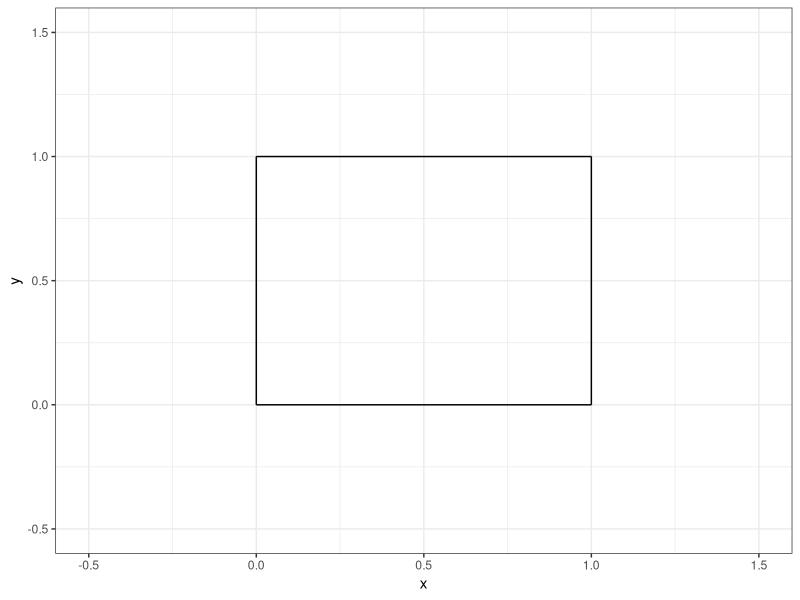
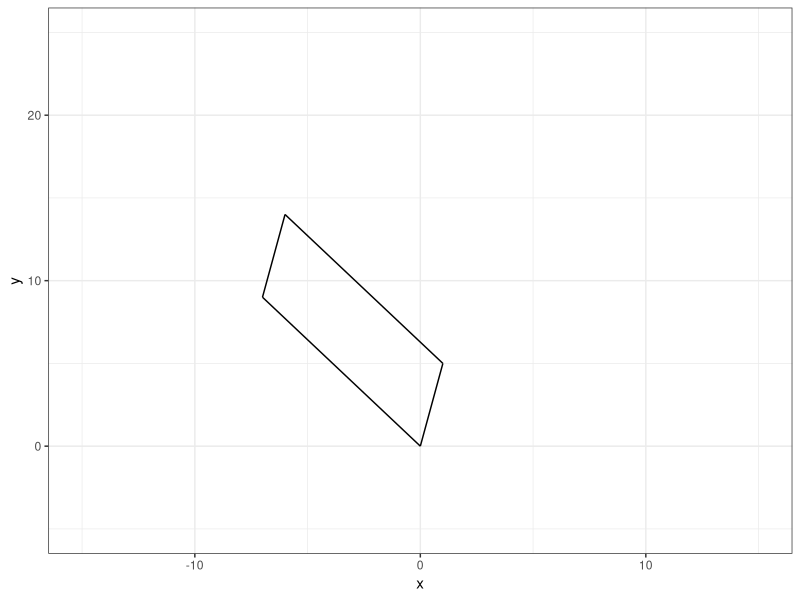
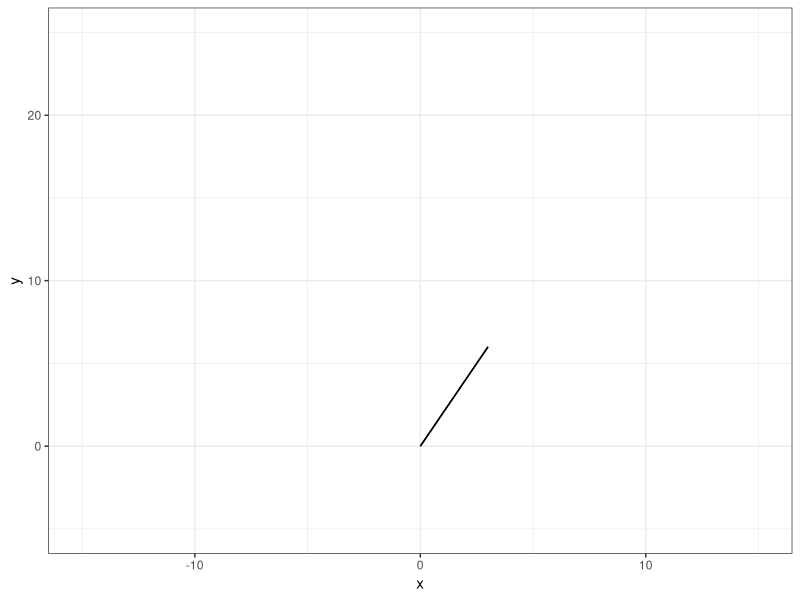
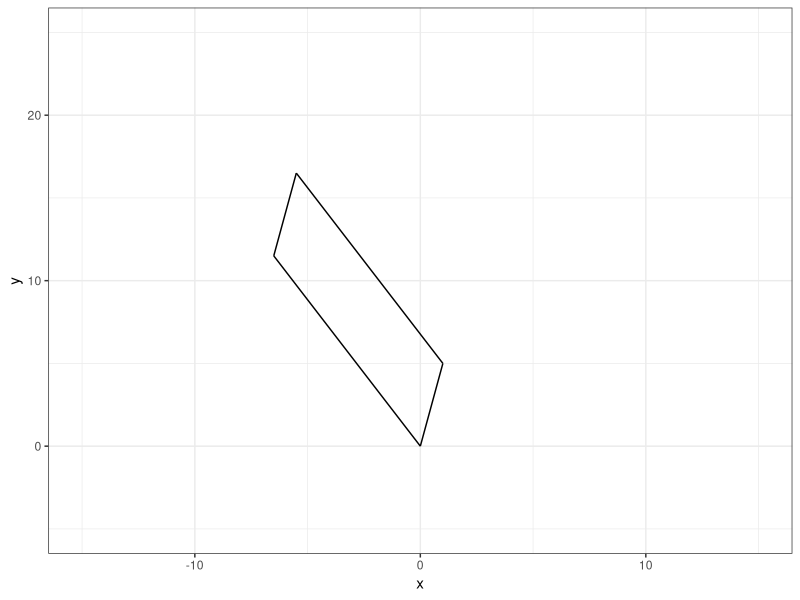

These charts were generated, in order, by the following R code:
## ---- chunk 1
#| echo: false

default_chunk_hook  <- knitr::knit_hooks$get("chunk")

latex_font_size <- c("Huge", "huge", "LARGE", "Large", 
                     "large", "normalsize", "small", 
                     "footnotesize", "scriptsize", "tiny")

knitr::knit_hooks$set(chunk = function(x, options) {
  x <- default_chunk_hook(x, options)
  if(options$size %in% latex_font_size) {
    paste0("\n \\", options$size, "\n\n", 
      x, 
      "\n\n \\normalsize"
    )
  } else {
    x
  }
})

## ---- chunk 2
#| label: load-packages
#| include: false
library(tidyverse)
## ---- chunk 3
#| label: fig-unitsquare
#| fig-cap: "The unit square."
#| fig-width: 3
#| fig-height: 3
#| scale: "80%"
#| fig-align: "center"
#| size: "scriptsize"
ggplot() +
  geom_segment(aes(x = 0, xend = 0,
                   y=0, yend = 1))+
  geom_segment(aes(x = 0, xend = 1,
                   y=1, yend = 1))+
  geom_segment(aes(x = 1, xend = 1,
                   y=0, yend = 1))+
  geom_segment(aes(x = 0, xend = 1,
                   y=0, yend = 0)) +
  theme_bw() + 
  xlim(-0.5, 1.5)+
  ylim(-0.5, 1.5)+
  labs(x = "x", 
       y = "y")
## ---- chunk 4
(A=matrix(data=c(1,5,-7,9), nrow=2, ncol=2))
## ---- chunk 5
(M=matrix(data=c(1,0,0,1), nrow=2, ncol=2))
## ---- chunk 6
(T=(A %*% M))
## ---- chunk 7
(basis.vector.1=T[,1])
(basis.vector.2=T[,2])
## ---- chunk 8
basis.vector.1+basis.vector.2
## ---- chunk 9
p0=c(0,0)
p1=c(1,5)
p2=c(-6,14)
p3=c(-7,9)
## ---- chunk 10
#| label: fig-unitsquare1e
#| fig-cap: "Figure 1e."
#| fig-width: 3
#| fig-height: 3
#| scale: "80%"
#| fig-align: "center"
#| size: "scriptsize"
ggplot() +
  geom_segment(aes(x = p0[1], y = p0[2], xend = p1[1], yend = p1[2])) +
  geom_segment(aes(x = p1[1], y = p1[2], xend = p2[1], yend = p2[2])) +
  geom_segment(aes(x = p2[1], y = p2[2], xend = p3[1], yend = p3[2])) +
  geom_segment(aes(x = p3[1], y = p3[2], xend = p0[1], yend = p0[2])) +
  theme_bw() +
  xlim(-15, 15) +
  ylim(-5,25) +
  labs(x = "x", y = "y")
## ---- chunk 11
(det(A))
## ---- chunk 12
(A=matrix(data=c(1,2,2,4), nrow=2, ncol=2))
## ---- chunk 13
(T=(A %*% M))
## ---- chunk 14
(basis.vector.1=T[,1])
(basis.vector.2=T[,2])
## ---- chunk 15
p0=c(0,0)
p1=basis.vector.1
p3=basis.vector.2
p2=(p1+p3)
## ---- chunk 16
#| label: fig-unitsquare2e
#| fig-cap: "Figure 2e."
#| fig-width: 3
#| fig-height: 3
#| scale: "80%"
#| fig-align: "center"
#| size: "scriptsize"
ggplot() +
  geom_segment(aes(x = p0[1], y = p0[2], xend = p1[1], yend = p1[2])) +
  geom_segment(aes(x = p1[1], y = p1[2], xend = p2[1], yend = p2[2])) +
  geom_segment(aes(x = p2[1], y = p2[2], xend = p3[1], yend = p3[2])) +
  geom_segment(aes(x = p3[1], y = p3[2], xend = p0[1], yend = p0[2])) +
  theme_bw() +
  xlim(-15, 15) +
  ylim(-5,25) +
  labs(x = "x", y = "y")
## ---- chunk 17
(det(A))
## ---- chunk 18
M=matrix(data=c(1,0,0.5,1),nrow=2,ncol=2)
A=matrix(data=c(1,5,-7,9),nrow=2,ncol=2)
T=(A %*% M)
basis.vector.1=T[,1]
basis.vector.2=T[,2]
p0=c(0,0)
p1=basis.vector.1
p3=basis.vector.2
p2=(p1+p3)

#| label: fig-unitsquare3a
#| fig-cap: "Figure 3a."
#| fig-width: 3
#| fig-height: 3
#| scale: "80%"
#| fig-align: "center"
#| size: "scriptsize"
ggplot() +
  geom_segment(aes(x = p0[1], y = p0[2], xend = p1[1], yend = p1[2])) +
  geom_segment(aes(x = p1[1], y = p1[2], xend = p2[1], yend = p2[2])) +
  geom_segment(aes(x = p2[1], y = p2[2], xend = p3[1], yend = p3[2])) +
  geom_segment(aes(x = p3[1], y = p3[2], xend = p0[1], yend = p0[2])) +
  theme_bw() +
  xlim(-15, 15) +
  ylim(-5,25) +
  labs(x = "x", y = "y")
